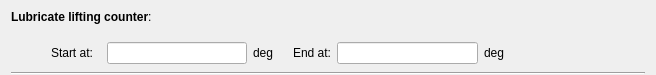
<?xml version="1.0" encoding="UTF-8"?>
<ui version="4.0">
 <class>Form</class>
 <widget class="QWidget" name="Form">
  <property name="geometry">
   <rect>
    <x>0</x>
    <y>0</y>
    <width>656</width>
    <height>75</height>
   </rect>
  </property>
  <property name="windowTitle">
   <string>Form</string>
  </property>
  <layout class="QVBoxLayout" name="verticalLayout">
   <property name="topMargin">
    <number>0</number>
   </property>
   <property name="bottomMargin">
    <number>0</number>
   </property>
   <item>
    <layout class="QHBoxLayout" name="horizontalLayout">
     <item>
      <widget class="QLabel" name="label">
       <property name="minimumSize">
        <size>
         <width>90</width>
         <height>0</height>
        </size>
       </property>
       <property name="text">
        <string>&lt;html&gt;&lt;head/&gt;&lt;body&gt;&lt;p&gt;&lt;span style=&quot; font-weight:600;&quot;&gt;Lubricate lifting counter&lt;/span&gt;:&lt;/p&gt;&lt;/body&gt;&lt;/html&gt;</string>
       </property>
      </widget>
     </item>
     <item>
      <spacer name="horizontalSpacer">
       <property name="orientation">
        <enum>Qt::Horizontal</enum>
       </property>
       <property name="sizeHint" stdset="0">
        <size>
         <width>40</width>
         <height>20</height>
        </size>
       </property>
      </spacer>
     </item>
     <item>
      <widget class="QWidget" name="buttons" native="true">
       <property name="minimumSize">
        <size>
         <width>156</width>
         <height>34</height>
        </size>
       </property>
      </widget>
     </item>
    </layout>
   </item>
   <item>
    <layout class="QHBoxLayout" name="horizontalLayout_2">
     <item>
      <spacer name="horizontalSpacer_2">
       <property name="orientation">
        <enum>Qt::Horizontal</enum>
       </property>
       <property name="sizeType">
        <enum>QSizePolicy::Fixed</enum>
       </property>
       <property name="sizeHint" stdset="0">
        <size>
         <width>40</width>
         <height>20</height>
        </size>
       </property>
      </spacer>
     </item>
     <item>
      <widget class="QLabel" name="label_2">
       <property name="minimumSize">
        <size>
         <width>50</width>
         <height>0</height>
        </size>
       </property>
       <property name="text">
        <string>Start at:</string>
       </property>
      </widget>
     </item>
     <item>
      <widget class="QLineEdit" name="start"/>
     </item>
     <item>
      <widget class="QLabel" name="unit1">
       <property name="text">
        <string>deg</string>
       </property>
      </widget>
     </item>
     <item>
      <spacer name="horizontalSpacer_5">
       <property name="orientation">
        <enum>Qt::Horizontal</enum>
       </property>
       <property name="sizeType">
        <enum>QSizePolicy::Fixed</enum>
       </property>
       <property name="sizeHint" stdset="0">
        <size>
         <width>13</width>
         <height>13</height>
        </size>
       </property>
      </spacer>
     </item>
     <item>
      <widget class="QLabel" name="label_3">
       <property name="text">
        <string>End at:</string>
       </property>
      </widget>
     </item>
     <item>
      <widget class="QLineEdit" name="end"/>
     </item>
     <item>
      <widget class="QLabel" name="unit2">
       <property name="text">
        <string>deg</string>
       </property>
      </widget>
     </item>
     <item>
      <spacer name="horizontalSpacer_7">
       <property name="orientation">
        <enum>Qt::Horizontal</enum>
       </property>
       <property name="sizeType">
        <enum>QSizePolicy::Expanding</enum>
       </property>
       <property name="sizeHint" stdset="0">
        <size>
         <width>13</width>
         <height>13</height>
        </size>
       </property>
      </spacer>
     </item>
    </layout>
   </item>
   <item>
    <widget class="Line" name="line">
     <property name="orientation">
      <enum>Qt::Horizontal</enum>
     </property>
    </widget>
   </item>
  </layout>
 </widget>
 <tabstops>
  <tabstop>start</tabstop>
  <tabstop>end</tabstop>
 </tabstops>
 <resources>
  <include location="resources/nicos-gui.qrc"/>
 </resources>
 <connections/>
</ui>
